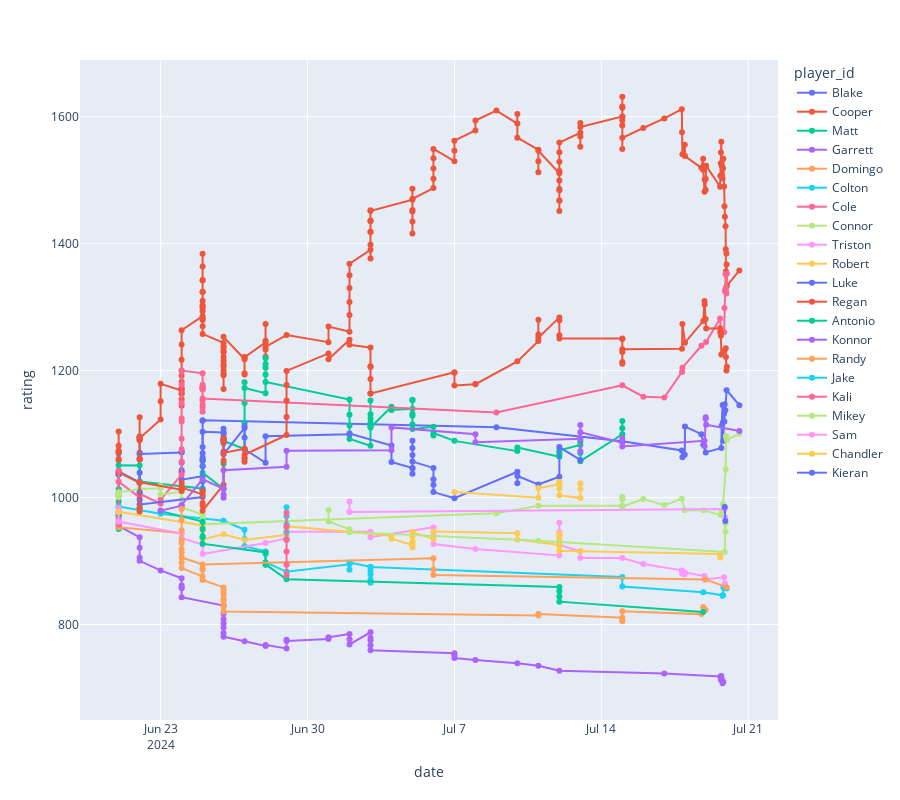

Notebook cell for this chart:
### Code cell
fig = px.line(data_frame=track_df, x="date", y="rating", color="player_id", height=800, markers=True)

fig
